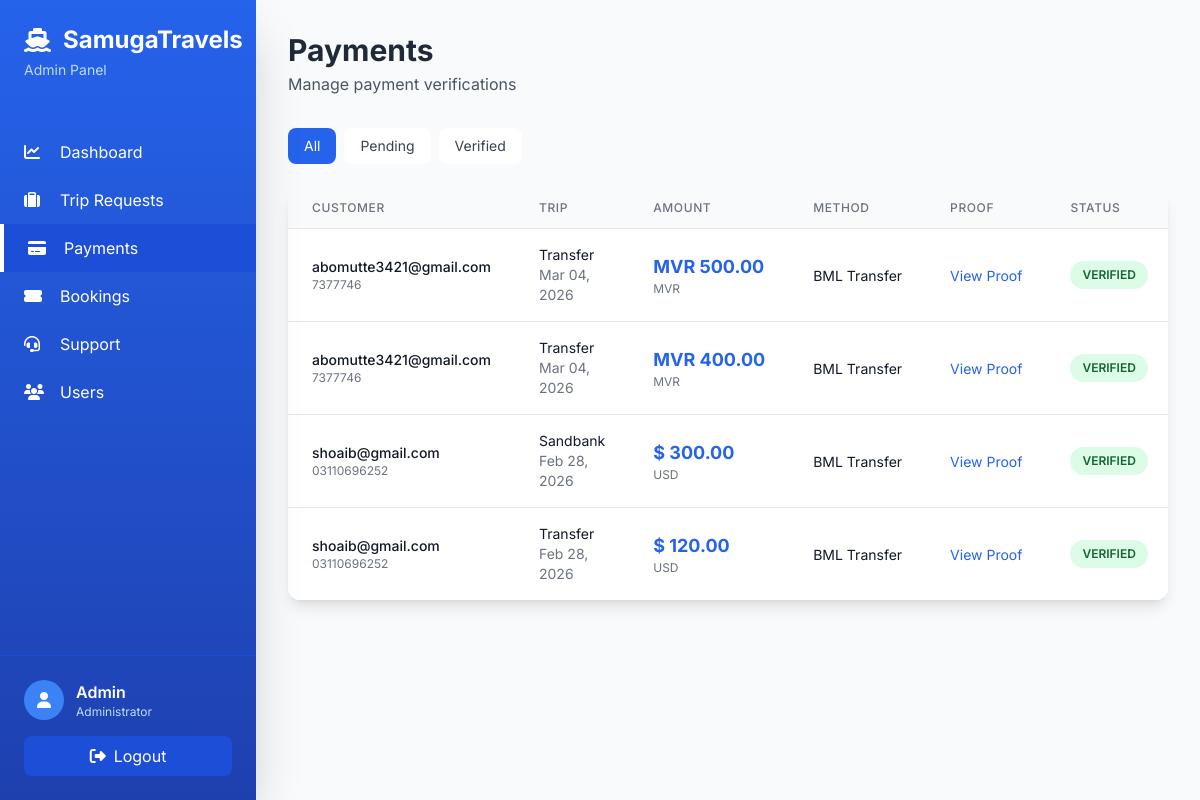
Page /api/admin-panel/payments/ (signed in) on the earlier database version.
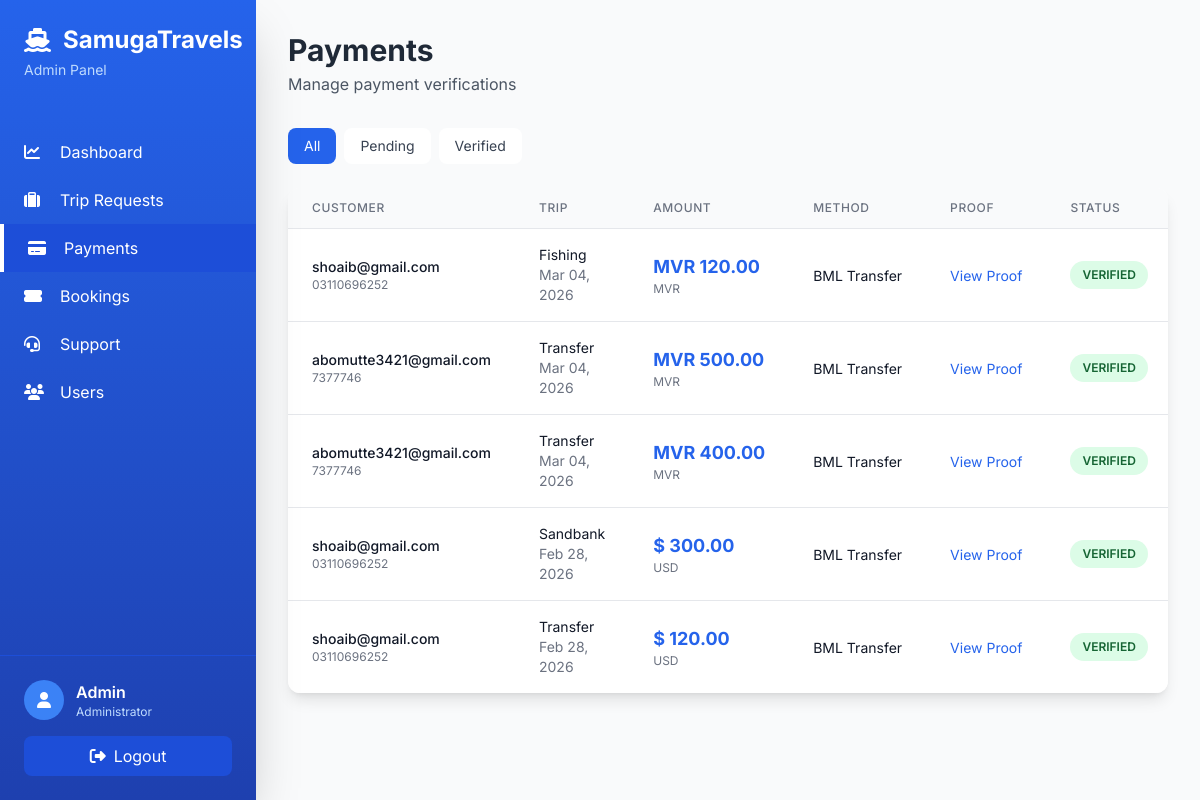
Same page on the later database version.
### api/models.py (models this page shows, shortened)
class Payment(models.Model):
    PAYMENT_METHODS = [
        ('card', 'Card Payment'),
        ('bml', 'BML Transfer'),
        ('mib', 'MIB Transfer'),
    ]
    PAYMENT_STATUS = [
        ('pending', 'Pending'),
        ('verified', 'Verified'),
        ('failed', 'Failed'),
    ]
    CURRENCY_CHOICES = [
        ('USD', 'US Dollar'),
        ('MVR', 'Maldivian Rufiyaa'),
    ]
    id = models.UUIDField(primary_key=True, default=uuid.uuid4, editable=False)
    trip_request = models.OneToOneField(TripRequest, on_delete=models.CASCADE, related_name='payment')
    payment_method = models.CharField(max_length=20, choices=PAYMENT_METHODS)
    amount = models.DecimalField(max_digits=10, decimal_places=2)
    currency = models.CharField(max_length=3, choices=CURRENCY_CHOICES, default='USD')
    payment_proof = models.ImageField(upload_to='payment_proofs/', null=True, blank=True)
    transaction_id = models.CharField(max_length=255, blank=True)
    status = models.CharField(max_length=20, choices=PAYMENT_STATUS, default='pending')
    created_at = models.DateTimeField(auto_now_add=True)
    verified_at = models.DateTimeField(null=True, blank=True)

class TripRequest(models.Model):
    TRIP_TYPES = [
        ('transfer', 'Transfer'),
        ('snorkeling', 'Snorkeling'),
        ('fishing', 'Fishing'),
        ('sandbank', 'Sandbank'),
        ('guesthouse_transfer', 'Guesthouse Transfer'),
    ]
    STATUS_CHOICES = [
        ('pending', 'Pending'),
        ('quoted', 'Quoted'),
        ('accepted', 'Accepted'),
        ('payment_pending', 'Payment Pending'),
        ('confirmed', 'Confirmed'),
        ('completed', 'Completed'),
        ('cancelled', 'Cancelled'),
    ]
    CURRENCY_CHOICES = [
        ('USD', 'US Dollar'),
        ('MVR', 'Maldivian Rufiyaa'),
    ]
    id = models.UUIDField(primary_key=True, default=uuid.uuid4, editable=False)
    user = models.ForeignKey(User, on_delete=models.CASCADE, related_name='trip_requests')
    trip_type = models.CharField(max_length=50, choices=TRIP_TYPES)
    pickup_location = models.CharField(max_length=255)
    destination = models.CharField(max_length=255)
    trip_date = models.DateField()
    trip_time = models.TimeField()
    passenger_count = models.IntegerField()
    special_notes = models.TextField(blank=True)
    preferred_currency = models.CharField(max_length=3, choices=CURRENCY_CHOICES, default='USD')
    status = models.CharField(max_length=50, choices=STATUS_CHOICES, default='pending')
    created_at = models.DateTimeField(auto_now_add=True)
    updated_at = models.DateTimeField(auto_now=True)

class User(AbstractUser):
    phone_number = models.CharField(max_length=20, unique=True, null=True, blank=True)
    otp = models.CharField(max_length=6, null=True, blank=True)
    otp_created_at = models.DateTimeField(null=True, blank=True)
    is_admin = models.BooleanField(default=False)
    profile_image = models.ImageField(upload_to='profile_images/', null=True, blank=True)

### api/admin_views.py (the view)
# urls.py: path('admin-panel/payments/', payments_list, name='admin_payments'),
@login_required
@user_passes_test(is_admin)
def payments_list(request):
    status_filter = request.GET.get('status', 'all')
    payments = Payment.objects.select_related('trip_request__user').order_by('-created_at')
    if status_filter != 'all':
        payments = payments.filter(status=status_filter)
    context = {
        'payments': payments,
        'status_filter': status_filter,
    }
    return render(request, 'admin_panel/payments.html', context)

### api/admin_views.py (called while the page is built)
def is_admin(user):
    return user.is_authenticated and user.is_admin

### api/templates/admin_panel/payments.html (shortened to what the changed rows need)
{% extends 'admin_panel/base.html' %}
{% block page_title %}Payments{% endblock %}
{% block content %}
<div class="bg-white rounded-xl shadow-lg overflow-hidden">
    <div class="overflow-x-auto">
        <table class="min-w-full divide-y divide-gray-200">
            <thead class="bg-gray-50">
                <tr>
                    <th class="px-3 sm:px-6 py-3 text-left text-xs font-medium text-gray-500 uppercase tracking-wider">Customer</th>
                    <th class="px-3 sm:px-6 py-3 text-left text-xs font-medium text-gray-500 uppercase tracking-wider hidden md:table-cell">Trip</th>
                    <th class="px-3 sm:px-6 py-3 text-left text-xs font-medium text-gray-500 uppercase tracking-wider">Amount</th>
                    <th class="px-3 sm:px-6 py-3 text-left text-xs font-medium text-gray-500 uppercase tracking-wider hidden sm:table-cell">Method</th>
                    <th class="px-3 sm:px-6 py-3 text-left text-xs font-medium text-gray-500 uppercase tracking-wider hidden lg:table-cell">Proof</th>
                    <th class="px-3 sm:px-6 py-3 text-left text-xs font-medium text-gray-500 uppercase tracking-wider">Status</th>
                </tr>
            </thead>
            <tbody class="bg-white divide-y divide-gray-200">
                {% for payment in payments %}
                <tr class="hover:bg-gray-50">
                    <td class="px-3 sm:px-6 py-4 whitespace-nowrap">
                        <div class="text-xs sm:text-sm font-medium text-gray-900">{{ payment.trip_request.user.email }}</div>
                        <div class="text-xs text-gray-500">{{ payment.trip_request.user.phone_number|default:"-" }}</div>
                    </td>
                    <td class="px-3 sm:px-6 py-4 hidden md:table-cell">
                        <div class="text-xs sm:text-sm text-gray-900">{{ payment.trip_request.get_trip_type_display }}</div>
                        <div class="text-xs sm:text-sm text-gray-500">{{ payment.trip_request.trip_date|date:"M d, Y" }}</div>
                    </td>
                    <td class="px-3 sm:px-6 py-4 whitespace-nowrap">
                        <span class="text-base sm:text-lg font-bold text-blue-600">
                            {% if payment.currency == 'MVR' %}MVR{% else %}${% endif %} {{ payment.amount }}
                        </span>
                        <div class="text-xs text-gray-500">{{ payment.currency }}</div>
                    </td>
                    <td class="px-3 sm:px-6 py-4 whitespace-nowrap hidden sm:table-cell">
                        <span class="text-xs sm:text-sm text-gray-900">{{ payment.get_payment_method_display }}</span>
                    </td>
                    <td class="px-3 sm:px-6 py-4 whitespace-nowrap hidden lg:table-cell">
                        {% if payment.payment_proof %}
                        <a href="{{ payment.payment_proof.url }}" target="_blank" class="text-blue-600 hover:text-blue-800 text-xs sm:text-sm">
                            View Proof
                        </a>
                        {% else %}
                        <span class="text-gray-400">-</span>
                        {% endif %}
                    </td>
                    <td class="px-3 sm:px-6 py-4 whitespace-nowrap">
                        <span class="px-2 sm:px-3 py-1 inline-flex text-xs leading-5 font-semibold rounded-full
                            {% if payment.status == 'pending' %}bg-orange-100 text-orange-800
                            {% elif payment.status == 'verified' %}bg-green-100 text-green-800
                            {% else %}bg-red-100 text-red-800{% endif %}">
                            {{ payment.status|upper }}
                        </span>
                    </td>
                </tr>
                {% empty %}
                <tr>
                    <td colspan="7" class="px-3 sm:px-6 py-8 text-center text-gray-500 text-sm">
                        No payments found
                    </td>
                </tr>
                {% endfor %}
            </tbody>
        </table>
    </div>
</div>
{% endblock %}

Differences in the rows shown:
added Payment: trip_request.user.email "shoaib@gmail.com", trip_request.user.phone_number "03110696252", trip_request.trip_type "Fishing", trip_request.trip_date "Mar 04, 2026", shows "MVR", amount "120.00", currency "MVR", payment_method "BML Transfer", status "VERIFIED"
